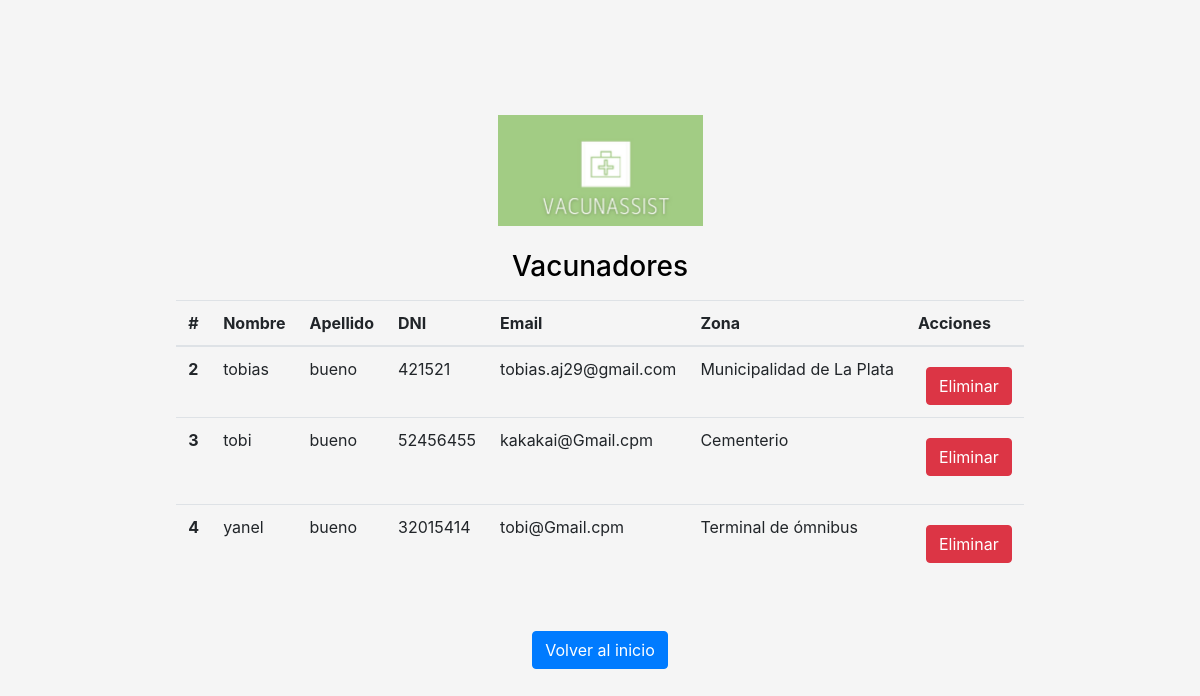
The app's page /listar_vacunadores/, older data.
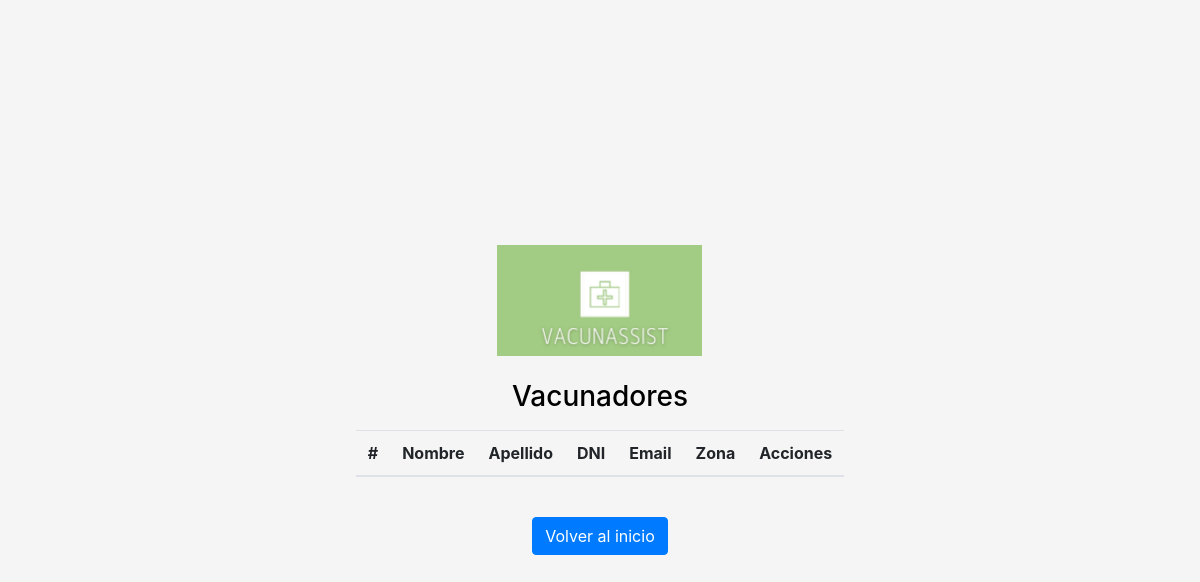
The same page, newer data.
### gestionVacunatorio/models.py (models this page shows, shortened)
class Vaccinator(AbstractBaseUser):
    name=models.CharField(max_length=30)
    password=models.CharField(max_length=30)
    surname=models.CharField(max_length=30)
    dni=models.IntegerField( unique=True)
    email=models.CharField(max_length=30,unique=True)
    is_active=models.BooleanField(default=True)
    is_vaccinator=models.BooleanField(default=True)
    is_admin=models.BooleanField(default=False)
    zones = [
        ("Terminal de ómnibus","Terminal de ómnibus"),
        ("Municipalidad de La Plata","Municipalidad de La Plata"),
        ("Cementerio","Cementerio")
    ]
    zone=models.CharField(max_length=30 , choices = zones, default= "Cementerio")
    USERNAME_FIELD = 'email'
    REQUIRED_FIELDS = ['name','surname','dni','password']

### gestionVacunatorio/views.py (the view, shortened to what this page needs)
# urls.py: path("listar_vacunadores/",ListVaccinator.as_view(), name = "Listar_Vacunadores"),
class ListVaccinator(View):
    template_name = "listVaccinators.html"
    def get(self, request, *args, **kwargs):
        vaccinators = Vaccinator.objects.all()
        return render(request, self.template_name, {'vacunadores': vaccinators})

### gestionVacunatorio/templates/listVaccinators.html (shortened to what this page needs)
<html>
<head>
    <!doctype html>
    <html lang="en">
      <head>
        {% load static %}
        {% load crispy_forms_tags %}
    <link href="{% static 'gestionVacunatorio/vendor/bootstrap/css/bootstrap.min.css'%}" rel="stylesheet">
        <link href="{% static 'gestionVacunatorio/vendor/bootstrap/css/signin.css'%}" rel="stylesheet">
      </head>
      <body class="text-center">
    <main class="m-auto">
        <form method="POST" style="color: black;"> {% csrf_token %}
        <img class="mb-4" src="{% static 'gestionVacunatorio/img/Logo_VacunAssist.jpg' %}" alt="" width="205" height="111">
        <h1 class="h3 mb-3 fw-normal">Vacunadores</h1>
        <table class="table">
          <thead>
            <tr>
              <th scope="col"> # </th>
              <th scope="col"> Nombre </th>
              <th scope="col"> Apellido </th>
              <th scope="col"> DNI </th>
              <th scope="col"> Email </th>
              <th scope="col"> Zona </th>
              <th scope="col"> Acciones </th>
            </tr>
          </thead>
          <tbody>
            {% for vacunador in vacunadores %}
            <tr>
              <th scope="row">{{ vacunador.id }}</th>
              <td>{{ vacunador.name }}</td>
              <td>{{ vacunador.surname }}</td>
              <td>{{ vacunador.dni }}</td>
              <td>{{ vacunador.email }}</td>
              <td>{{ vacunador.zone }}</td>
              <td>
              <form method="POST" enctype="multipart/form-data"> {% csrf_token %}
              <button onclick="return confirm('¿Estás seguro de que deseas eliminar este vacunador?');" class="btn btn-danger mt-2 ml-2">Eliminar</a>
              </form>
              </td>
            </tr>
            {% endfor %}
          </tbody>
        </table>
      </form>
      <br>
      <a class="btn btn-primary" href="../HomeAdmin/">Volver al inicio</a>
    </main>
      </body>
    </html>

Row changes from the older to the newer data that the page shows:
removed Vaccinator: id "2", name "tobias", surname "bueno", dni "421521", email "tobias.aj29@gmail.com", zone "Municipalidad de La Plata"
removed Vaccinator: id "3", name "tobi", surname "bueno", dni "52456455", email "kakakai@Gmail.cpm", zone "Cementerio"
removed Vaccinator: id "4", name "yanel", surname "bueno", dni "32015414", email "tobi@Gmail.cpm", zone "Terminal de ómnibus"
